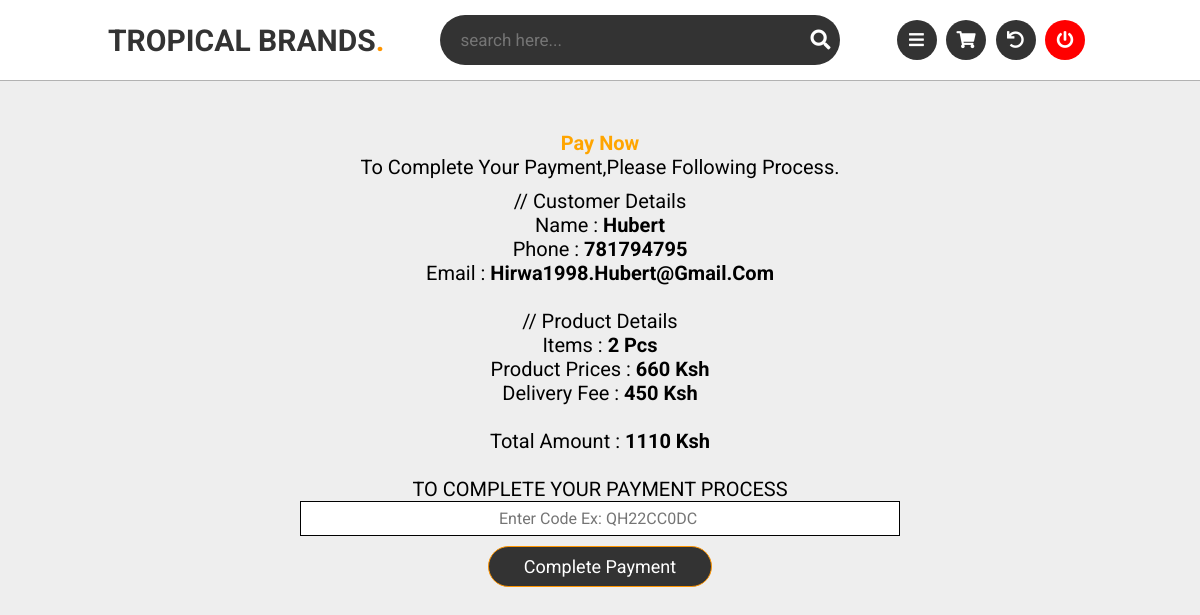
Screenshot of /payment.php (signed in) with the database file from the repository.
### tables this page shows
CREATE TABLE `usermember` (
  `id` int(10) NOT NULL,
  `user_type` varchar(20) NOT NULL,
  `email` varchar(255) NOT NULL,
  `name` varchar(255) NOT NULL,
  `county` varchar(255) NOT NULL,
  `phone` int(10) NOT NULL,
  `password` varchar(255) NOT NULL,
  `status` varchar(20) NOT NULL
);

CREATE TABLE `cart` (
  `id` int(11) NOT NULL,
  `invoice_no` varchar(255) NOT NULL,
  `customer_email` varchar(255) NOT NULL,
  `items` int(10) NOT NULL,
  `price` int(10) NOT NULL,
  `shipping_place` varchar(255) NOT NULL,
  `shipping_fee` int(10) NOT NULL,
  `Total_Amount` int(10) NOT NULL,
  `status` varchar(20) NOT NULL
);

### payment.php (the view, shortened to what this page needs)
<?php
include("includes/header.php");
?>
<div class="content-wthree" style="width:100%;text-align:center;margin-top:50px">
    <h2 style="color:orange;font-size:20px">Pay Now</h2>
    <p style="margin-bottom:10px;font-size:20px">To complete your payment,please following process. </p>
    <div class="wrapper">
        <div class="menu">
            <?php
             $select = mysqli_query($con, "SELECT * FROM cart WHERE customer_email='{$_SESSION['email']}'");
             $row = mysqli_fetch_assoc($select);
             $select2 = mysqli_query($con, "SELECT * FROM usermember WHERE email='{$_SESSION['email']}'");
             $row2 = mysqli_fetch_assoc($select2);
            ?>
            <form action="" method="post">
                <div id="mpesa" class="data" style="font-size:20px">
                    <p>// Customer Details</p>
                    <p>Name : <b><?php echo $row2['name'] ?></b></p>
                    <p>Phone : <b><?php echo $row2['phone'] ?></b></p>
                    <p>Email : <b><?php echo $row2['email'] ?></b></p><br>
                    <p>// Product Details</p>
                    <p>Items : <b><?php echo $row['items'] ?> Pcs</b></p>
                    <p>Product prices : <b><?php echo $row['price'] ?> Ksh</b></p>
                    <p>Delivery Fee : <b><?php echo $row['shipping_fee'] ?> Ksh</b></p><br>
                    <p>Total Amount : <b><?php echo $row['Total_Amount'] ?> Ksh</b></p><br>
                    <p style="color:black">TO COMPLETE YOUR PAYMENT PROCESS</p>
                    <input type="text" id="code" style="font-size: 16px;text-align: center;padding: 7px 10px;width: 50%;border:1px solid black" name="code" placeholder="Enter Code Ex: QH22CC0DC " required><br>
                </div>
                <button name="submit" class="btn" type="submit" style="margin-bottom:20px">Complete Payment</button>
            </form>
        </div>
    </div>
</div>

### css/style.css (style rules this page uses)
:root { --orange:#ff9500; --white-color:#fff; --black-color:#333; --light-color:rgba(0,0,0,.3); }
* { font-family: 'Roboto', sans-serif; margin:0; padding:0; box-sizing: border-box; outline: none; border:none; text-decoration: none; text-transform: capitalize; transition:.2s linear; }
html { font-size: 62.5%; overflow-x: hidden; scroll-padding-top: 7.5rem; scroll-behavior: smooth; }
body { background:#eee; }
.btn { display: inline-block; margin-top: 1rem; border-radius: 5rem; background: var(--black-color); color:var(--white-color); font-size: 1.8rem; padding:.9rem 3.5rem; cursor: pointer; border:1px solid var(--orange); }

### rows the page displays
usermember: name "Hubert", phone "781794795", email "Hirwa1998.hubert@gmail.com"
cart: items "2", price "660", shipping_fee "450", Total_Amount "1110"
